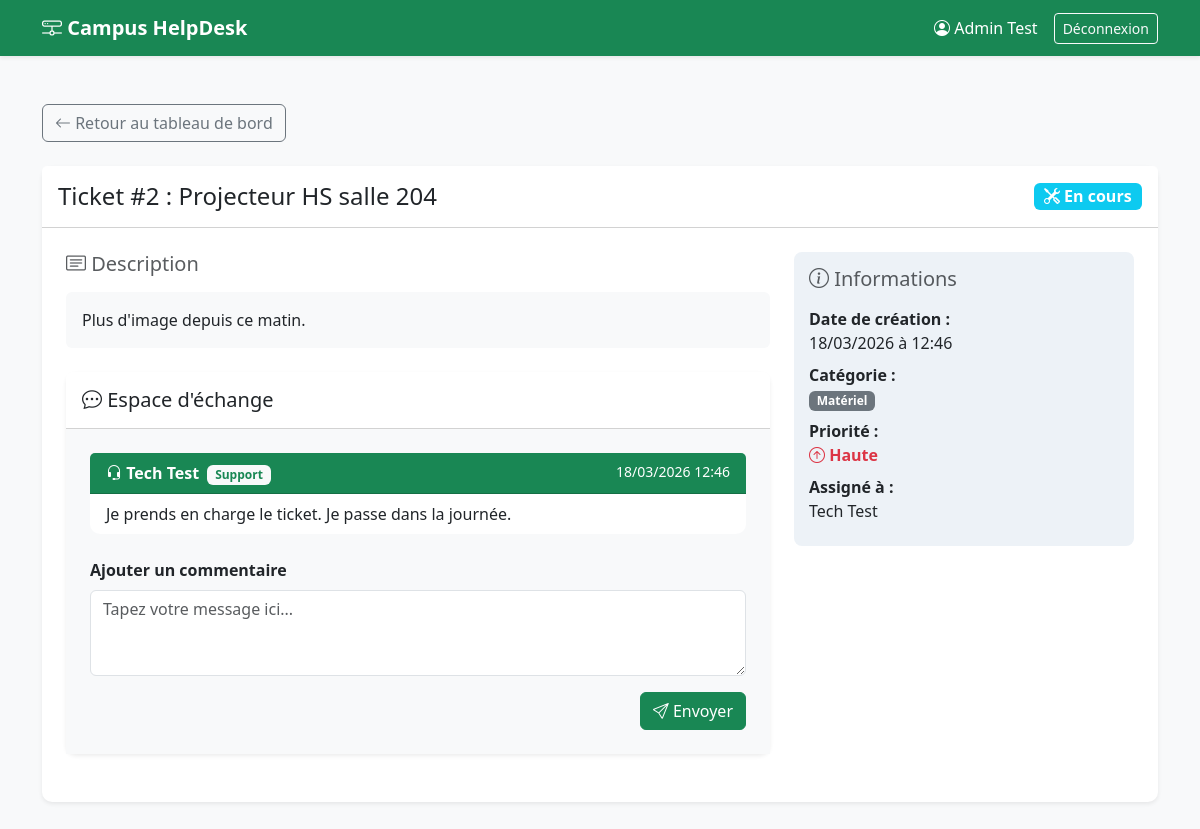
Page /public/student/ticket_detail.php?id=2 (signed in) on the committed database.
### tables this page shows
CREATE TABLE tickets (
  id INT AUTO_INCREMENT PRIMARY KEY,
  titre VARCHAR(120) NOT NULL,
  description TEXT NOT NULL,
  priorite ENUM('BASSE','MOYENNE','HAUTE') NOT NULL DEFAULT 'MOYENNE',
  statut ENUM('OPEN','IN_PROGRESS','RESOLVED','CLOSED') NOT NULL DEFAULT 'OPEN',
  categorie_id INT NOT NULL,
  cree_par INT NOT NULL,
  assigne_a INT NULL,
  created_at DATETIME NOT NULL DEFAULT CURRENT_TIMESTAMP,
  updated_at DATETIME NOT NULL DEFAULT CURRENT_TIMESTAMP ON UPDATE CURRENT_TIMESTAMP,
  CONSTRAINT fk_tickets_categorie FOREIGN KEY (categorie_id) REFERENCES categories(id),
  CONSTRAINT fk_tickets_createur FOREIGN KEY (cree_par) REFERENCES utilisateurs(id),
  CONSTRAINT fk_tickets_assigne FOREIGN KEY (assigne_a) REFERENCES utilisateurs(id)
);

CREATE TABLE messages_ticket (
  id INT AUTO_INCREMENT PRIMARY KEY,
  ticket_id INT NOT NULL,
  user_id INT NOT NULL,
  message TEXT NOT NULL,
  created_at DATETIME NOT NULL DEFAULT CURRENT_TIMESTAMP,
  CONSTRAINT fk_msg_ticket FOREIGN KEY (ticket_id) REFERENCES tickets(id) ON DELETE CASCADE,
  CONSTRAINT fk_msg_user FOREIGN KEY (user_id) REFERENCES utilisateurs(id)
);

CREATE TABLE utilisateurs (
  id INT AUTO_INCREMENT PRIMARY KEY,
  nom VARCHAR(100) NOT NULL,
  email VARCHAR(150) NOT NULL UNIQUE,
  mdp_hash VARCHAR(255) NOT NULL,
  role ENUM('ETUDIANT','TECH','ADMIN') NOT NULL DEFAULT 'ETUDIANT',
  actif TINYINT(1) NOT NULL DEFAULT 1,
  created_at DATETIME NOT NULL DEFAULT CURRENT_TIMESTAMP
);

CREATE TABLE categories (
  id INT AUTO_INCREMENT PRIMARY KEY,
  libelle VARCHAR(80) NOT NULL UNIQUE
);

### app/services/TicketService.php (called while the page is built, shortened)
<?php
require_once __DIR__ . '/../repositories/TicketRepo.php';
final class TicketService {
    private TicketRepo $ticketRepo;
    public function __construct() {
        $this->ticketRepo = new TicketRepo();
    }
    public function getTicketDetails(int $ticketId, int $userId, string $userRole): ?array {
        $ticket = $this->ticketRepo->getTicketById($ticketId);
        $messages = $this->ticketRepo->getMessagesByTicket($ticketId);
        $ticket['messages'] = $messages;
        $ticket['historique'] = $this->ticketRepo->getTicketHistory($ticketId);
        return $ticket;
    }
}

### app/config/db.php (called while the page is built, shortened)
<?php
function db(): PDO {
  static $pdo = null;
  if ($pdo === null) {
    $dsn = "mysql:host=localhost;dbname=campus_helpdesk;charset=utf8mb4";
    $pdo = new PDO($dsn, "root", "", [
      PDO::ATTR_ERRMODE => PDO::ERRMODE_EXCEPTION,
      PDO::ATTR_DEFAULT_FETCH_MODE => PDO::FETCH_ASSOC,
      PDO::ATTR_EMULATE_PREPARES => false,
    ]);
  }
  return $pdo;
}

### app/repositories/TicketRepo.php (called while the page is built, shortened)
<?php
require_once __DIR__ . '/../config/db.php';
final class TicketRepo {
    public function getTicketById(int $id): ?array {
        $stmt = db()->prepare(
            "SELECT t.*, c.libelle as categorie_nom, u.nom as auteur_nom, u.email as auteur_email,
                    a.nom as assigne_nom
             FROM tickets t
             LEFT JOIN categories c ON t.categorie_id = c.id
             LEFT JOIN utilisateurs u ON t.cree_par = u.id
             LEFT JOIN utilisateurs a ON t.assigne_a = a.id
             WHERE t.id = :id"
        );
        $stmt->execute(['id' => $id]);
        $ticket = $stmt->fetch();
        return $ticket ?: null;
    }
    public function getMessagesByTicket(int $ticketId): array {
        $stmt = db()->prepare(
            "SELECT m.*, u.nom as auteur_nom, u.role as auteur_role
             FROM messages_ticket m
             JOIN utilisateurs u ON m.user_id = u.id
             WHERE m.ticket_id = :ticket_id
             ORDER BY m.created_at ASC"
        );
        $stmt->execute(['ticket_id' => $ticketId]);
        return $stmt->fetchAll();
    }
    public function getTicketHistory(int $ticketId): array {
        $stmt = db()->prepare(
            "SELECT h.*, u.nom as auteur_nom, u.role as auteur_role
             FROM historique_tickets h
             JOIN utilisateurs u ON h.user_id = u.id
             WHERE h.ticket_id = :ticket_id
             ORDER BY h.created_at ASC"
        );
        $stmt->execute(['ticket_id' => $ticketId]);
        return $stmt->fetchAll();
    }
}

### public/student/ticket_detail.php (the view, shortened to what this page needs)
<?php
$user = $_SESSION['user'];
$ticketId = (int)$_GET['id'];
require_once __DIR__ . '/../../app/services/TicketService.php';
$ticketService = new TicketService();
$ticket = $ticketService->getTicketDetails($ticketId, (int)$user['id'], $user['role']);
?>
<!DOCTYPE html>
<html lang="fr">
<head>
    <link href="https://cdn.jsdelivr.net/npm/bootstrap@5.3.3/dist/css/bootstrap.min.css" rel="stylesheet">
    <link href="https://cdn.jsdelivr.net/npm/bootstrap-icons@1.11.3/font/bootstrap-icons.min.css" rel="stylesheet">
</head>
<body>
    <nav class="navbar navbar-expand-lg navbar-dark bg-success shadow-sm">
        <div class="container">
            <a class="navbar-brand" href="dashboard.php"><i class="bi bi-hdd-network"></i> Campus HelpDesk</a>
            <div class="d-flex align-items-center">
                <span class="text-white me-3"><i class="bi bi-person-circle"></i> <?= htmlspecialchars($user['nom'] ?? 'Utilisateur') ?></span>
                <a href="../auth/logout.php" class="btn btn-sm btn-outline-light">Déconnexion</a>
            </div>
        </div>
    </nav>
    <div class="container py-5">
        <div class="mb-4">
            <a href="dashboard.php" class="btn btn-outline-secondary"><i class="bi bi-arrow-left"></i> Retour au tableau de bord</a>
        </div>
        <div class="card shadow-sm mb-4">
            <div class="card-header bg-white py-3 d-flex justify-content-between align-items-center">
                <h4 class="mb-0">Ticket #<?= $ticket['id'] ?> : <?= htmlspecialchars($ticket['titre']) ?></h4>
                <div>
                    <?php if ($ticket['statut'] === 'OPEN'): ?>
                        <span class="badge bg-warning text-dark fs-6"><i class="bi bi-clock"></i> Ouvert</span>
                    <?php elseif ($ticket['statut'] === 'IN_PROGRESS'): ?>
                        <span class="badge bg-info fs-6"><i class="bi bi-tools"></i> En cours</span>
                    <?php elseif ($ticket['statut'] === 'RESOLVED'): ?>
                        <span class="badge bg-success fs-6"><i class="bi bi-check-circle"></i> Résolu</span>
                    <?php endif; ?>
                </div>
            </div>
            <div class="card-body p-4">
                <div class="row mb-4">
                    <div class="col-md-8">
                        <h5 class="text-muted mb-3"><i class="bi bi-card-text"></i> Description</h5>
                        <div class="p-3 bg-light rounded" style="white-space: pre-wrap; font-family: inherit;"><?= htmlspecialchars($ticket['description']) ?></div>
                <div class="card shadow-sm mt-4">
                    <div class="card-header bg-white py-3">
                        <h5 class="mb-0"><i class="bi bi-chat-dots"></i> Espace d'échange</h5>
                    </div>
                    <div class="card-body p-4 bg-light">
                        <?php if (empty($ticket['messages'])): ?>
                            <p class="text-center text-muted mb-4">Aucun message pour le moment.</p>
                        <?php else: ?>
                            <div class="mb-4">
                                <?php foreach ($ticket['messages'] as $msg): ?>
                                    <div class="card mb-3 <?= $msg['auteur_role'] === 'ETUDIANT' ? '' : 'border-success' ?>">
                                        <div class="card-header <?= $msg['auteur_role'] === 'ETUDIANT' ? 'bg-white' : 'bg-success text-white' ?> py-2 d-flex justify-content-between">
                                            <strong>
                                                <i class="<?= $msg['auteur_role'] === 'ETUDIANT' ? 'bi bi-person-fill' : 'bi bi-headset' ?>"></i>
                                                <?= htmlspecialchars($msg['auteur_nom']) ?>
                                                <?php if ($msg['auteur_role'] !== 'ETUDIANT'): ?><span class="badge bg-light text-success ms-1">Support</span><?php endif; ?>
                                            </strong>
                                            <small><?= date('d/m/Y H:i', strtotime($msg['created_at'])) ?></small>
                                        </div>
                                        <div class="card-body py-2">
                                            <p class="mb-0" style="white-space: pre-wrap;"><?= htmlspecialchars($msg['message']) ?></p>
                                        </div>
                                    </div>
                                <?php endforeach; ?>
                            </div>
                        <?php endif; ?>
                        <?php if ($ticket['statut'] !== 'RESOLVED'): ?>
                            <form method="POST">
                                <div class="mb-3">
                                    <label for="message" class="form-label fw-bold">Ajouter un commentaire</label>
                                    <textarea class="form-control" id="message" name="message" rows="3" required placeholder="Tapez votre message ici..."></textarea>
                                </div>
                                <div class="text-end">
                                    <button type="submit" class="btn btn-success"><i class="bi bi-send"></i> Envoyer</button>
                                </div>
                            </form>
                        <?php else: ?>
                            <div class="alert alert-secondary text-center">
                                <i class="bi bi-lock-fill"></i> Ce ticket est résolu, vous ne pouvez plus y ajouter de commentaires.
                            </div>
                        <?php endif; ?>
                    </div>
                </div>
            </div>
            <div class="col-md-4">
                        <div class="ticket-meta">
                            <h5 class="text-muted mb-3"><i class="bi bi-info-circle"></i> Informations</h5>
                            <ul class="list-unstyled mb-0">
                                <li class="mb-2"><strong>Date de création :</strong> <br><?= date('d/m/Y à H:i', strtotime($ticket['created_at'])) ?></li>
                                <li class="mb-2"><strong>Catégorie :</strong> <br><span class="badge bg-secondary"><?= htmlspecialchars($ticket['categorie_nom'] ?? 'Général') ?></span></li>
                                <li class="mb-2"><strong>Priorité :</strong> <br>
                                    <?php if ($ticket['priorite'] === 'HAUTE'): ?>
                                        <span class="text-danger fw-bold"><i class="bi bi-arrow-up-circle"></i> Haute</span>
                                    <?php elseif ($ticket['priorite'] === 'MOYENNE'): ?>
                                        <span class="text-warning text-dark fw-bold"><i class="bi bi-dash-circle"></i> Moyenne</span>
                                    <?php else: ?>
                                        <span class="text-info fw-bold"><i class="bi bi-arrow-down-circle"></i> Basse</span>
                                    <?php endif; ?>
                                </li>
                                <li class="mb-2"><strong>Assigné à :</strong> <br><?= htmlspecialchars($ticket['assigne_nom'] ?? 'Non assigné') ?></li>
                            </ul>
                        </div>
                    </div>
                </div>
            </div>
        </div>
    </div>
</body>
</html>

### public/student/ticket_detail.php (style rules this page uses)
body { background-color: #f8f9fa; }
.navbar-brand { font-weight: 600; }
.card { border: none; border-radius: 10px; }
.ticket-meta { background-color: #edf2f7; border-radius: 8px; padding: 15px; }

### rows in the picture
tickets: id "2", titre "Projecteur HS salle 204", description "Plus d'image depuis ce matin.", created_at "18/03/2026 à 12:46", categorie.libelle "Matériel", assigne_a.nom "Tech Test"
messages_ticket: user.nom "Tech Test", created_at "18/03/2026 12:46", message "Je prends en charge le ticket. Je passe dans la journée."

### other values in the picture
$user['nom'] "Admin Test"
